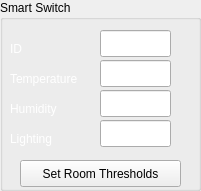
     <widget class="QGroupBox" name="groupBox">
      <property name="geometry">
       <rect>
        <x>570</x>
        <y>50</y>
        <width>201</width>
        <height>191</height>
       </rect>
      </property>
      <property name="palette">
       <palette>
        <active>
         <colorrole role="Text">
          <brush brushstyle="SolidPattern">
           <color alpha="255">
            <red>255</red>
            <green>255</green>
            <blue>255</blue>
           </color>
          </brush>
         </colorrole>
        </active>
        <inactive>
         <colorrole role="Text">
          <brush brushstyle="SolidPattern">
           <color alpha="255">
            <red>255</red>
            <green>255</green>
            <blue>255</blue>
           </color>
          </brush>
         </colorrole>
        </inactive>
        <disabled>
         <colorrole role="Text">
          <brush brushstyle="SolidPattern">
           <color alpha="255">
            <red>159</red>
            <green>158</green>
            <blue>158</blue>
           </color>
          </brush>
         </colorrole>
        </disabled>
       </palette>
      </property>
      <property name="title">
       <string>Smart Switch</string>
      </property>
      <widget class="QLabel" name="label_2">
       <property name="geometry">
        <rect>
         <x>10</x>
         <y>40</y>
         <width>21</width>
         <height>17</height>
        </rect>
       </property>
       <property name="palette">
        <palette>
         <active>
          <colorrole role="WindowText">
           <brush brushstyle="SolidPattern">
            <color alpha="255">
             <red>255</red>
             <green>255</green>
             <blue>255</blue>
            </color>
           </brush>
          </colorrole>
          <colorrole role="ButtonText">
           <brush brushstyle="SolidPattern">
            <color alpha="255">
             <red>255</red>
             <green>255</green>
             <blue>255</blue>
            </color>
           </brush>
          </colorrole>
         </active>
         <inactive>
          <colorrole role="WindowText">
           <brush brushstyle="SolidPattern">
            <color alpha="255">
             <red>255</red>
             <green>255</green>
             <blue>255</blue>
            </color>
           </brush>
          </colorrole>
          <colorrole role="ButtonText">
           <brush brushstyle="SolidPattern">
            <color alpha="255">
             <red>255</red>
             <green>255</green>
             <blue>255</blue>
            </color>
           </brush>
          </colorrole>
         </inactive>
         <disabled>
          <colorrole role="WindowText">
           <brush brushstyle="SolidPattern">
            <color alpha="255">
             <red>159</red>
             <green>158</green>
             <blue>158</blue>
            </color>
           </brush>
          </colorrole>
          <colorrole role="ButtonText">
           <brush brushstyle="SolidPattern">
            <color alpha="255">
             <red>159</red>
             <green>158</green>
             <blue>158</blue>
            </color>
           </brush>
          </colorrole>
         </disabled>
        </palette>
       </property>
       <property name="text">
        <string>ID</string>
       </property>
      </widget>
      <widget class="QLabel" name="label_3">
       <property name="geometry">
        <rect>
         <x>10</x>
         <y>70</y>
         <width>91</width>
         <height>17</height>
        </rect>
       </property>
       <property name="palette">
        <palette>
         <active>
          <colorrole role="WindowText">
           <brush brushstyle="SolidPattern">
            <color alpha="255">
             <red>255</red>
             <green>255</green>
             <blue>255</blue>
            </color>
           </brush>
          </colorrole>
         </active>
         <inactive>
          <colorrole role="WindowText">
           <brush brushstyle="SolidPattern">
            <color alpha="255">
             <red>255</red>
             <green>255</green>
             <blue>255</blue>
            </color>
           </brush>
          </colorrole>
         </inactive>
         <disabled>
          <colorrole role="WindowText">
           <brush brushstyle="SolidPattern">
            <color alpha="255">
             <red>159</red>
             <green>158</green>
             <blue>158</blue>
            </color>
           </brush>
          </colorrole>
         </disabled>
        </palette>
       </property>
       <property name="text">
        <string>Temperature</string>
       </property>
      </widget>
      <widget class="QLabel" name="label_4">
       <property name="geometry">
        <rect>
         <x>10</x>
         <y>100</y>
         <width>67</width>
         <height>17</height>
        </rect>
       </property>
       <property name="palette">
        <palette>
         <active>
          <colorrole role="WindowText">
           <brush brushstyle="SolidPattern">
            <color alpha="255">
             <red>255</red>
             <green>255</green>
             <blue>255</blue>
            </color>
           </brush>
          </colorrole>
         </active>
         <inactive>
          <colorrole role="WindowText">
           <brush brushstyle="SolidPattern">
            <color alpha="255">
             <red>255</red>
             <green>255</green>
             <blue>255</blue>
            </color>
           </brush>
          </colorrole>
         </inactive>
         <disabled>
          <colorrole role="WindowText">
           <brush brushstyle="SolidPattern">
            <color alpha="255">
             <red>159</red>
             <green>158</green>
             <blue>158</blue>
            </color>
           </brush>
          </colorrole>
         </disabled>
        </palette>
       </property>
       <property name="text">
        <string>Humidity</string>
       </property>
      </widget>
      <widget class="QLabel" name="label_5">
       <property name="geometry">
        <rect>
         <x>10</x>
         <y>130</y>
         <width>67</width>
         <height>17</height>
        </rect>
       </property>
       <property name="palette">
        <palette>
         <active>
          <colorrole role="WindowText">
           <brush brushstyle="SolidPattern">
            <color alpha="255">
             <red>255</red>
             <green>255</green>
             <blue>255</blue>
            </color>
           </brush>
          </colorrole>
         </active>
         <inactive>
          <colorrole role="WindowText">
           <brush brushstyle="SolidPattern">
            <color alpha="255">
             <red>255</red>
             <green>255</green>
             <blue>255</blue>
            </color>
           </brush>
          </colorrole>
         </inactive>
         <disabled>
          <colorrole role="WindowText">
           <brush brushstyle="SolidPattern">
            <color alpha="255">
             <red>159</red>
             <green>158</green>
             <blue>158</blue>
            </color>
           </brush>
          </colorrole>
         </disabled>
        </palette>
       </property>
       <property name="text">
        <string>Lighting</string>
       </property>
      </widget>
      <widget class="QLineEdit" name="smartSwitchID">
       <property name="geometry">
        <rect>
         <x>100</x>
         <y>30</y>
         <width>71</width>
         <height>27</height>
        </rect>
       </property>
      </widget>
      <widget class="QLineEdit" name="smartSwitchTemp">
       <property name="geometry">
        <rect>
         <x>100</x>
         <y>60</y>
         <width>71</width>
         <height>27</height>
        </rect>
       </property>
      </widget>
      <widget class="QLineEdit" name="smartSwitchHum">
       <property name="geometry">
        <rect>
         <x>100</x>
         <y>90</y>
         <width>71</width>
         <height>27</height>
        </rect>
       </property>
      </widget>
      <widget class="QPushButton" name="pushbutton_setThreshold3_2">
       <property name="geometry">
        <rect>
         <x>20</x>
         <y>160</y>
         <width>161</width>
         <height>27</height>
        </rect>
       </property>
       <property name="text">
        <string>Set Room Thresholds</string>
       </property>
      </widget>
      <widget class="QLineEdit" name="smartSwitchLighting">
       <property name="geometry">
        <rect>
         <x>100</x>
         <y>120</y>
         <width>71</width>
         <height>27</height>
        </rect>
       </property>
      </widget>
     </widget>
